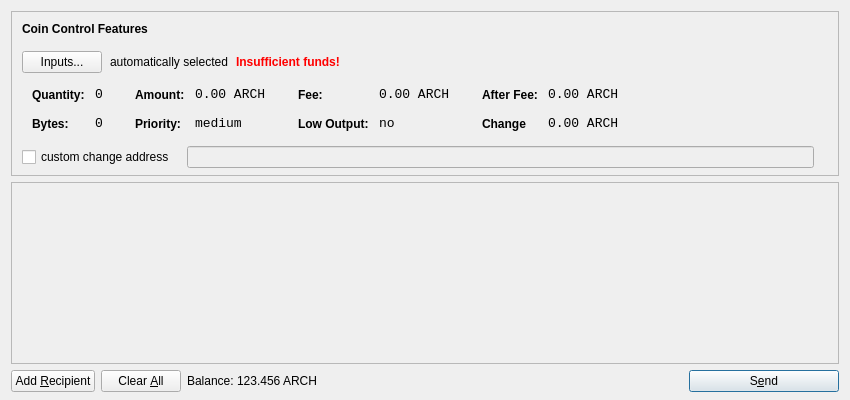
<?xml version="1.0" encoding="UTF-8"?>
<ui version="4.0">
 <class>SendCoinsDialog</class>
 <widget class="QDialog" name="SendCoinsDialog">
  <property name="geometry">
   <rect>
    <x>0</x>
    <y>0</y>
    <width>850</width>
    <height>400</height>
   </rect>
  </property>
  <property name="windowTitle">
   <string>Send Coins</string>
  </property>
  <layout class="QVBoxLayout" name="verticalLayout" stretch="0,1,0">
   <property name="bottomMargin">
    <number>8</number>
   </property>
   <item>
    <widget class="QFrame" name="frameCoinControl">
     <property name="sizePolicy">
      <sizepolicy hsizetype="Expanding" vsizetype="Expanding">
       <horstretch>0</horstretch>
       <verstretch>0</verstretch>
      </sizepolicy>
     </property>
     <property name="maximumSize">
      <size>
       <width>16777215</width>
       <height>16777215</height>
      </size>
     </property>
     <property name="frameShape">
      <enum>QFrame::StyledPanel</enum>
     </property>
     <property name="frameShadow">
      <enum>QFrame::Sunken</enum>
     </property>
     <layout class="QVBoxLayout" name="verticalLayoutCoinControl2">
      <property name="spacing">
       <number>-1</number>
      </property>
      <property name="leftMargin">
       <number>0</number>
      </property>
      <property name="topMargin">
       <number>0</number>
      </property>
      <property name="rightMargin">
       <number>0</number>
      </property>
      <property name="bottomMargin">
       <number>6</number>
      </property>
      <item>
       <layout class="QVBoxLayout" name="verticalLayoutCoinControl" stretch="0,0,0,0,1">
        <property name="spacing">
         <number>0</number>
        </property>
        <property name="leftMargin">
         <number>10</number>
        </property>
        <property name="topMargin">
         <number>10</number>
        </property>
        <item>
         <layout class="QHBoxLayout" name="horizontalLayoutCoinControl1">
          <property name="bottomMargin">
           <number>15</number>
          </property>
          <item>
           <widget class="QLabel" name="labelCoinControlFeatures">
            <property name="sizePolicy">
             <sizepolicy hsizetype="Preferred" vsizetype="Maximum">
              <horstretch>0</horstretch>
              <verstretch>0</verstretch>
             </sizepolicy>
            </property>
            <property name="font">
             <font>
              <weight>75</weight>
              <bold>true</bold>
             </font>
            </property>
            <property name="styleSheet">
             <string notr="true">font-weight:bold;</string>
            </property>
            <property name="text">
             <string>Coin Control Features</string>
            </property>
           </widget>
          </item>
         </layout>
        </item>
        <item>
         <layout class="QHBoxLayout" name="horizontalLayoutCoinControl2" stretch="0,0,0,0">
          <property name="spacing">
           <number>8</number>
          </property>
          <property name="bottomMargin">
           <number>10</number>
          </property>
          <item>
           <widget class="QPushButton" name="pushButtonCoinControl">
            <property name="styleSheet">
             <string notr="true"/>
            </property>
            <property name="text">
             <string>Inputs...</string>
            </property>
           </widget>
          </item>
          <item>
           <widget class="QLabel" name="labelCoinControlAutomaticallySelected">
            <property name="text">
             <string>automatically selected</string>
            </property>
            <property name="margin">
             <number>5</number>
            </property>
           </widget>
          </item>
          <item>
           <widget class="QLabel" name="labelCoinControlInsuffFunds">
            <property name="font">
             <font>
              <weight>75</weight>
              <bold>true</bold>
             </font>
            </property>
            <property name="styleSheet">
             <string notr="true">color:red;font-weight:bold;</string>
            </property>
            <property name="text">
             <string>Insufficient funds!</string>
            </property>
            <property name="margin">
             <number>5</number>
            </property>
           </widget>
          </item>
          <item>
           <spacer name="horizontalSpacerCoinControl">
            <property name="orientation">
             <enum>Qt::Horizontal</enum>
            </property>
            <property name="sizeHint" stdset="0">
             <size>
              <width>40</width>
              <height>1</height>
             </size>
            </property>
           </spacer>
          </item>
         </layout>
        </item>
        <item>
         <widget class="QWidget" name="widgetCoinControl" native="true">
          <property name="sizePolicy">
           <sizepolicy hsizetype="Preferred" vsizetype="Preferred">
            <horstretch>0</horstretch>
            <verstretch>0</verstretch>
           </sizepolicy>
          </property>
          <property name="minimumSize">
           <size>
            <width>0</width>
            <height>0</height>
           </size>
          </property>
          <property name="styleSheet">
           <string notr="true"/>
          </property>
          <layout class="QHBoxLayout" name="horizontalLayoutCoinControl5">
           <property name="margin">
            <number>0</number>
           </property>
           <item>
            <layout class="QHBoxLayout" name="horizontalLayoutCoinControl3" stretch="0,0,0,1">
             <property name="spacing">
              <number>20</number>
             </property>
             <property name="topMargin">
              <number>0</number>
             </property>
             <property name="bottomMargin">
              <number>10</number>
             </property>
             <item>
              <layout class="QFormLayout" name="formLayoutCoinControl1">
               <property name="horizontalSpacing">
                <number>10</number>
               </property>
               <property name="verticalSpacing">
                <number>14</number>
               </property>
               <property name="leftMargin">
                <number>10</number>
               </property>
               <property name="topMargin">
                <number>4</number>
               </property>
               <property name="rightMargin">
                <number>6</number>
               </property>
               <item row="0" column="0">
                <widget class="QLabel" name="labelCoinControlQuantityText">
                 <property name="styleSheet">
                  <string notr="true">font-weight:bold;</string>
                 </property>
                 <property name="text">
                  <string>Quantity:</string>
                 </property>
                 <property name="margin">
                  <number>0</number>
                 </property>
                </widget>
               </item>
               <item row="0" column="1">
                <widget class="QLabel" name="labelCoinControlQuantity">
                 <property name="font">
                  <font>
                   <family>Monospace</family>
                   <pointsize>10</pointsize>
                  </font>
                 </property>
                 <property name="cursor">
                  <cursorShape>IBeamCursor</cursorShape>
                 </property>
                 <property name="contextMenuPolicy">
                  <enum>Qt::ActionsContextMenu</enum>
                 </property>
                 <property name="text">
                  <string>0</string>
                 </property>
                 <property name="margin">
                  <number>0</number>
                 </property>
                 <property name="textInteractionFlags">
                  <set>Qt::LinksAccessibleByMouse|Qt::TextSelectableByKeyboard|Qt::TextSelectableByMouse</set>
                 </property>
                </widget>
               </item>
               <item row="1" column="0">
                <widget class="QLabel" name="labelCoinControlBytesText">
                 <property name="styleSheet">
                  <string notr="true">font-weight:bold;</string>
                 </property>
                 <property name="text">
                  <string>Bytes:</string>
                 </property>
                </widget>
               </item>
               <item row="1" column="1">
                <widget class="QLabel" name="labelCoinControlBytes">
                 <property name="font">
                  <font>
                   <family>Monospace</family>
                   <pointsize>10</pointsize>
                  </font>
                 </property>
                 <property name="cursor">
                  <cursorShape>IBeamCursor</cursorShape>
                 </property>
                 <property name="contextMenuPolicy">
                  <enum>Qt::ActionsContextMenu</enum>
                 </property>
                 <property name="text">
                  <string>0</string>
                 </property>
                 <property name="textInteractionFlags">
                  <set>Qt::LinksAccessibleByMouse|Qt::TextSelectableByKeyboard|Qt::TextSelectableByMouse</set>
                 </property>
                </widget>
               </item>
              </layout>
             </item>
             <item>
              <layout class="QFormLayout" name="formLayoutCoinControl2">
               <property name="horizontalSpacing">
                <number>10</number>
               </property>
               <property name="verticalSpacing">
                <number>14</number>
               </property>
               <property name="leftMargin">
                <number>6</number>
               </property>
               <property name="topMargin">
                <number>4</number>
               </property>
               <property name="rightMargin">
                <number>6</number>
               </property>
               <item row="0" column="0">
                <widget class="QLabel" name="labelCoinControlAmountText">
                 <property name="styleSheet">
                  <string notr="true">font-weight:bold;</string>
                 </property>
                 <property name="text">
                  <string>Amount:</string>
                 </property>
                 <property name="margin">
                  <number>0</number>
                 </property>
                </widget>
               </item>
               <item row="0" column="1">
                <widget class="QLabel" name="labelCoinControlAmount">
                 <property name="font">
                  <font>
                   <family>Monospace</family>
                   <pointsize>10</pointsize>
                  </font>
                 </property>
                 <property name="cursor">
                  <cursorShape>IBeamCursor</cursorShape>
                 </property>
                 <property name="contextMenuPolicy">
                  <enum>Qt::ActionsContextMenu</enum>
                 </property>
                 <property name="text">
                  <string>0.00 ARCH</string>
                 </property>
                 <property name="textInteractionFlags">
                  <set>Qt::LinksAccessibleByMouse|Qt::TextSelectableByKeyboard|Qt::TextSelectableByMouse</set>
                 </property>
                </widget>
               </item>
               <item row="1" column="0">
                <widget class="QLabel" name="labelCoinControlPriorityText">
                 <property name="styleSheet">
                  <string notr="true">font-weight:bold;</string>
                 </property>
                 <property name="text">
                  <string>Priority:</string>
                 </property>
                </widget>
               </item>
               <item row="1" column="1">
                <widget class="QLabel" name="labelCoinControlPriority">
                 <property name="font">
                  <font>
                   <family>Monospace</family>
                   <pointsize>10</pointsize>
                  </font>
                 </property>
                 <property name="cursor">
                  <cursorShape>IBeamCursor</cursorShape>
                 </property>
                 <property name="contextMenuPolicy">
                  <enum>Qt::ActionsContextMenu</enum>
                 </property>
                 <property name="text">
                  <string>medium</string>
                 </property>
                 <property name="textInteractionFlags">
                  <set>Qt::LinksAccessibleByMouse|Qt::TextSelectableByKeyboard|Qt::TextSelectableByMouse</set>
                 </property>
                </widget>
               </item>
              </layout>
             </item>
             <item>
              <layout class="QFormLayout" name="formLayoutCoinControl3">
               <property name="horizontalSpacing">
                <number>10</number>
               </property>
               <property name="verticalSpacing">
                <number>14</number>
               </property>
               <property name="leftMargin">
                <number>6</number>
               </property>
               <property name="topMargin">
                <number>4</number>
               </property>
               <property name="rightMargin">
                <number>6</number>
               </property>
               <item row="0" column="0">
                <widget class="QLabel" name="labelCoinControlFeeText">
                 <property name="styleSheet">
                  <string notr="true">font-weight:bold;</string>
                 </property>
                 <property name="text">
                  <string>Fee:</string>
                 </property>
                 <property name="margin">
                  <number>0</number>
                 </property>
                </widget>
               </item>
               <item row="0" column="1">
                <widget class="QLabel" name="labelCoinControlFee">
                 <property name="font">
                  <font>
                   <family>Monospace</family>
                   <pointsize>10</pointsize>
                  </font>
                 </property>
                 <property name="cursor">
                  <cursorShape>IBeamCursor</cursorShape>
                 </property>
                 <property name="contextMenuPolicy">
                  <enum>Qt::ActionsContextMenu</enum>
                 </property>
                 <property name="text">
                  <string>0.00 ARCH</string>
                 </property>
                 <property name="textInteractionFlags">
                  <set>Qt::LinksAccessibleByMouse|Qt::TextSelectableByKeyboard|Qt::TextSelectableByMouse</set>
                 </property>
                </widget>
               </item>
               <item row="1" column="0">
                <widget class="QLabel" name="labelCoinControlLowOutputText">
                 <property name="styleSheet">
                  <string notr="true">font-weight:bold;</string>
                 </property>
                 <property name="text">
                  <string>Low Output:</string>
                 </property>
                </widget>
               </item>
               <item row="1" column="1">
                <widget class="QLabel" name="labelCoinControlLowOutput">
                 <property name="font">
                  <font>
                   <family>Monospace</family>
                   <pointsize>10</pointsize>
                  </font>
                 </property>
                 <property name="cursor">
                  <cursorShape>IBeamCursor</cursorShape>
                 </property>
                 <property name="contextMenuPolicy">
                  <enum>Qt::ActionsContextMenu</enum>
                 </property>
                 <property name="text">
                  <string>no</string>
                 </property>
                 <property name="textInteractionFlags">
                  <set>Qt::LinksAccessibleByMouse|Qt::TextSelectableByKeyboard|Qt::TextSelectableByMouse</set>
                 </property>
                </widget>
               </item>
              </layout>
             </item>
             <item>
              <layout class="QFormLayout" name="formLayoutCoinControl4">
               <property name="horizontalSpacing">
                <number>10</number>
               </property>
               <property name="verticalSpacing">
                <number>14</number>
               </property>
               <property name="leftMargin">
                <number>6</number>
               </property>
               <property name="topMargin">
                <number>4</number>
               </property>
               <property name="rightMargin">
                <number>6</number>
               </property>
               <item row="0" column="0">
                <widget class="QLabel" name="labelCoinControlAfterFeeText">
                 <property name="styleSheet">
                  <string notr="true">font-weight:bold;</string>
                 </property>
                 <property name="text">
                  <string>After Fee:</string>
                 </property>
                 <property name="margin">
                  <number>0</number>
                 </property>
                </widget>
               </item>
               <item row="0" column="1">
                <widget class="QLabel" name="labelCoinControlAfterFee">
                 <property name="font">
                  <font>
                   <family>Monospace</family>
                   <pointsize>10</pointsize>
                  </font>
                 </property>
                 <property name="cursor">
                  <cursorShape>IBeamCursor</cursorShape>
                 </property>
                 <property name="contextMenuPolicy">
                  <enum>Qt::ActionsContextMenu</enum>
                 </property>
                 <property name="text">
                  <string>0.00 ARCH</string>
                 </property>
                 <property name="textInteractionFlags">
                  <set>Qt::LinksAccessibleByMouse|Qt::TextSelectableByKeyboard|Qt::TextSelectableByMouse</set>
                 </property>
                </widget>
               </item>
               <item row="1" column="0">
                <widget class="QLabel" name="labelCoinControlChangeText">
                 <property name="styleSheet">
                  <string notr="true">font-weight:bold;</string>
                 </property>
                 <property name="text">
                  <string>Change</string>
                 </property>
                </widget>
               </item>
               <item row="1" column="1">
                <widget class="QLabel" name="labelCoinControlChange">
                 <property name="font">
                  <font>
                   <family>Monospace</family>
                   <pointsize>10</pointsize>
                  </font>
                 </property>
                 <property name="cursor">
                  <cursorShape>IBeamCursor</cursorShape>
                 </property>
                 <property name="contextMenuPolicy">
                  <enum>Qt::ActionsContextMenu</enum>
                 </property>
                 <property name="text">
                  <string>0.00 ARCH</string>
                 </property>
                 <property name="textInteractionFlags">
                  <set>Qt::LinksAccessibleByMouse|Qt::TextSelectableByKeyboard|Qt::TextSelectableByMouse</set>
                 </property>
                </widget>
               </item>
              </layout>
             </item>
            </layout>
           </item>
          </layout>
         </widget>
        </item>
        <item>
         <layout class="QHBoxLayout" name="horizontalLayoutCoinControl4" stretch="0,0,0">
          <property name="spacing">
           <number>12</number>
          </property>
          <property name="sizeConstraint">
           <enum>QLayout::SetDefaultConstraint</enum>
          </property>
          <property name="topMargin">
           <number>5</number>
          </property>
          <property name="rightMargin">
           <number>5</number>
          </property>
          <item>
           <widget class="QCheckBox" name="checkBoxCoinControlChange">
            <property name="text">
             <string>custom change address</string>
            </property>
           </widget>
          </item>
          <item>
           <widget class="QLineEdit" name="lineEditCoinControlChange">
            <property name="enabled">
             <bool>false</bool>
            </property>
            <property name="sizePolicy">
             <sizepolicy hsizetype="Expanding" vsizetype="Fixed">
              <horstretch>0</horstretch>
              <verstretch>0</verstretch>
             </sizepolicy>
            </property>
           </widget>
          </item>
          <item>
           <widget class="QLabel" name="labelCoinControlChangeLabel">
            <property name="sizePolicy">
             <sizepolicy hsizetype="Preferred" vsizetype="Expanding">
              <horstretch>0</horstretch>
              <verstretch>0</verstretch>
             </sizepolicy>
            </property>
            <property name="minimumSize">
             <size>
              <width>0</width>
              <height>0</height>
             </size>
            </property>
            <property name="text">
             <string/>
            </property>
            <property name="margin">
             <number>3</number>
            </property>
           </widget>
          </item>
         </layout>
        </item>
        <item>
         <spacer name="verticalSpacerCoinControl">
          <property name="orientation">
           <enum>Qt::Vertical</enum>
          </property>
          <property name="sizeHint" stdset="0">
           <size>
            <width>800</width>
            <height>1</height>
           </size>
          </property>
         </spacer>
        </item>
       </layout>
      </item>
     </layout>
    </widget>
   </item>
   <item>
    <widget class="QScrollArea" name="scrollArea">
     <property name="widgetResizable">
      <bool>true</bool>
     </property>
     <widget class="QWidget" name="scrollAreaWidgetContents">
      <property name="geometry">
       <rect>
        <x>0</x>
        <y>0</y>
        <width>830</width>
        <height>165</height>
       </rect>
      </property>
      <layout class="QVBoxLayout" name="verticalLayout_2">
       <property name="margin">
        <number>0</number>
       </property>
       <item>
        <layout class="QVBoxLayout" name="entries">
         <property name="spacing">
          <number>6</number>
         </property>
        </layout>
       </item>
       <item>
        <spacer name="verticalSpacer">
         <property name="orientation">
          <enum>Qt::Vertical</enum>
         </property>
         <property name="sizeHint" stdset="0">
          <size>
           <width>20</width>
           <height>40</height>
          </size>
         </property>
        </spacer>
       </item>
      </layout>
     </widget>
    </widget>
   </item>
   <item>
    <layout class="QHBoxLayout" name="horizontalLayout">
     <item>
      <widget class="QPushButton" name="addButton">
       <property name="toolTip">
        <string>Send to multiple recipients at once</string>
       </property>
       <property name="text">
        <string>Add &amp;Recipient</string>
       </property>
       <property name="icon">
        <iconset resource="../bitcoin.qrc">
         <normaloff>:/icons/add</normaloff>:/icons/add</iconset>
       </property>
       <property name="autoDefault">
        <bool>false</bool>
       </property>
      </widget>
     </item>
     <item>
      <widget class="QPushButton" name="clearButton">
       <property name="sizePolicy">
        <sizepolicy hsizetype="Minimum" vsizetype="Fixed">
         <horstretch>0</horstretch>
         <verstretch>0</verstretch>
        </sizepolicy>
       </property>
       <property name="toolTip">
        <string>Remove all transaction fields</string>
       </property>
       <property name="text">
        <string>Clear &amp;All</string>
       </property>
       <property name="icon">
        <iconset resource="../bitcoin.qrc">
         <normaloff>:/icons/remove</normaloff>:/icons/remove</iconset>
       </property>
       <property name="autoRepeatDelay">
        <number>300</number>
       </property>
       <property name="autoDefault">
        <bool>false</bool>
       </property>
      </widget>
     </item>
     <item>
      <layout class="QHBoxLayout" name="horizontalLayout_2">
       <property name="spacing">
        <number>3</number>
       </property>
       <item>
        <widget class="QLabel" name="label">
         <property name="sizePolicy">
          <sizepolicy hsizetype="Preferred" vsizetype="Fixed">
           <horstretch>0</horstretch>
           <verstretch>0</verstretch>
          </sizepolicy>
         </property>
         <property name="text">
          <string>Balance:</string>
         </property>
        </widget>
       </item>
       <item>
        <widget class="QLabel" name="labelBalance">
         <property name="sizePolicy">
          <sizepolicy hsizetype="Preferred" vsizetype="Fixed">
           <horstretch>0</horstretch>
           <verstretch>0</verstretch>
          </sizepolicy>
         </property>
         <property name="cursor">
          <cursorShape>IBeamCursor</cursorShape>
         </property>
         <property name="text">
          <string>123.456 ARCH</string>
         </property>
         <property name="textInteractionFlags">
          <set>Qt::LinksAccessibleByMouse|Qt::TextSelectableByKeyboard|Qt::TextSelectableByMouse</set>
         </property>
        </widget>
       </item>
      </layout>
     </item>
     <item>
      <spacer name="horizontalSpacer">
       <property name="orientation">
        <enum>Qt::Horizontal</enum>
       </property>
       <property name="sizeHint" stdset="0">
        <size>
         <width>40</width>
         <height>20</height>
        </size>
       </property>
      </spacer>
     </item>
     <item>
      <widget class="QPushButton" name="sendButton">
       <property name="minimumSize">
        <size>
         <width>150</width>
         <height>0</height>
        </size>
       </property>
       <property name="toolTip">
        <string>Confirm the send action</string>
       </property>
       <property name="text">
        <string>S&amp;end</string>
       </property>
       <property name="icon">
        <iconset resource="../bitcoin.qrc">
         <normaloff>:/icons/send</normaloff>:/icons/send</iconset>
       </property>
       <property name="default">
        <bool>true</bool>
       </property>
      </widget>
     </item>
    </layout>
   </item>
  </layout>
 </widget>
 <resources>
  <include location="../bitcoin.qrc"/>
 </resources>
 <connections/>
</ui>
